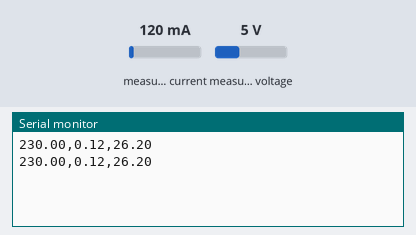
Recording of a sketch running on a simulated Arduino Uno, built with avr-gcc and run on an emulated ATmega328P. Parts: the last lines printed to the serial monitor. Inputs (shaded band) come from the test bench; at power-on: measured current 120 mA, measured voltage 5 V.

Above: at 1.2 s.
1.3 s: measured current set to 40 mA
At 2.6 s:
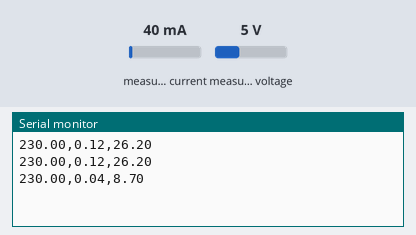
2.8 s: measured voltage set to 0.3 V
At 4.0 s:
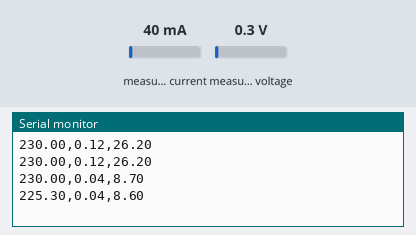
4.3 s: measured current set to 500 mA
At 4.3 s:
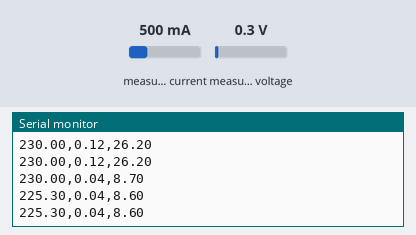
Timing chart, 0 to 7.3 s (numbered marks = the images above; inputs shaded):
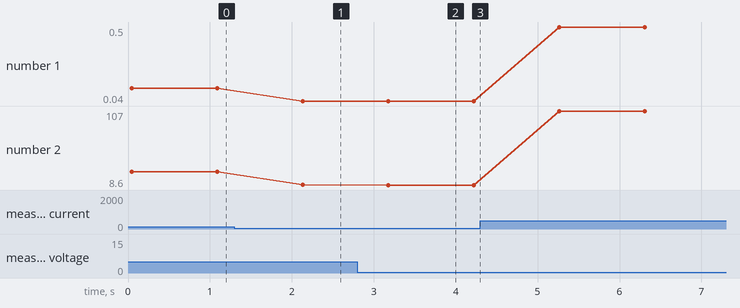

Measured:
- after the input at 1.3 s, the serial monitor: prints a new line after 0.83 s (image 1)
- after the input at 2.8 s, the serial monitor: prints a new line after 0.38 s (image 2)
- plotted number 1: 0.12 → 0.04 after the input at 1.3 s, 0.04 → 0.5 after the input at 4.3 s
- plotted number 2: 26.2 → 8.7 after the input at 1.3 s, 8.7 → 8.6 after the input at 2.8 s, 8.6 → 107 after the input at 4.3 s

The sketch:

arduinoPZEM.ino
```cpp
#include <PZEM004Tv30.h>

#define RX_PIN 2
#define TX_PIN 3

PZEM004Tv30 pzem(RX_PIN, TX_PIN); // Using Hardware Serial

void setup() {
  Serial.begin(9600);
}

void loop() {
  float voltage = pzem.voltage();
  float current = pzem.current();
  float power = pzem.power();

  // Send sensor data to the PC
  Serial.print(voltage);
  Serial.print(",");
  Serial.print(current);
  Serial.print(",");
  Serial.println(power);

  delay(1000); // Adjust delay as needed
}
```
